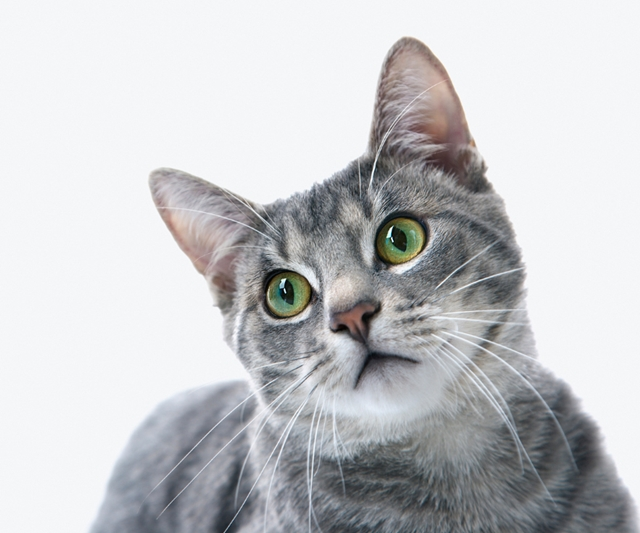
#> input picture OpenCV/code/chap08/image/1.jpg, 640 x 533 px, found by its file name
$ python 11-2.py
#> lines starting #> are read from the running program, lines starting #| are printed output that depends on the picture
import numpy as np, cv2

def contain(p, shape):
    return 0<=p[0] < shape[0] and 0<=p[1]<shape[1]

def billinear_value(img, pt):
    x, y = np.int32(pt)
    if x>= img.shape[1]-1:x=x-1
    if y>= img.shape[0]-1:y=y-1

    P1, P2, P3, P4 = np.float32(img[y:y+2, x:x+2].flatten())

    alpha, beta = pt[1] - y, pt[0] - x
    M1 = P1 + alpha * (P3 - P1)
    M2 = P2 + alpha * (P4 - P2)
    P = M1 + beta * (M2 - M1)
    return np.clip(P, 0, 255)

image = cv2.imread("c:/computervision/chap08/image/1.jpg", cv2.IMREAD_GRAYSCALE)
#> image: shape (533, 640); min 0, max 255, mean 198.6
image = image[100:400, 100:400]
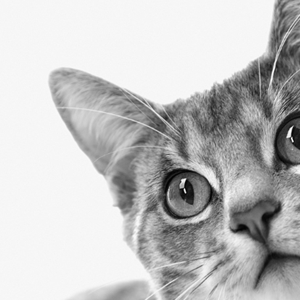
#> image: shape (300, 300); min 0, max 255, mean 194.1

pt, angle, scale = (100, 100), 30, 1
size = image.shape[::-1]
#> size = (300, 300)

pt1 = np.array([(20, 70), (20, 240), (300, 110)], np.float32)
pt2 = np.array([(120, 20), (10, 180), (280, 260)], np.float32)
aff_mat = cv2.getAffineTransform(pt1, pt2)

dst = cv2.warpAffine(image, aff_mat, size, cv2.INTER_LINEAR)
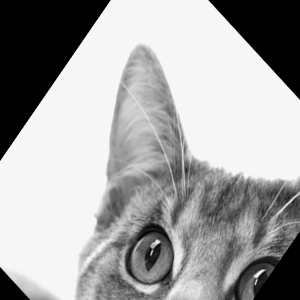
#> dst: shape (300, 300); min 0, max 252, mean 165
cv2.imshow('image', image)
cv2.imshow('dst', dst)
cv2.waitKey()
